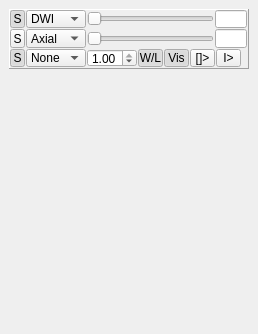
<?xml version="1.0" encoding="UTF-8"?>
<ui version="4.0">
 <class>ImageView2DPanelWithControls</class>
 <widget class="QDockWidget" name="ImageView2DPanelWithControls">
  <property name="windowModality">
   <enum>Qt::NonModal</enum>
  </property>
  <property name="enabled">
   <bool>true</bool>
  </property>
  <property name="geometry">
   <rect>
    <x>0</x>
    <y>0</y>
    <width>258</width>
    <height>334</height>
   </rect>
  </property>
  <property name="sizePolicy">
   <sizepolicy hsizetype="Preferred" vsizetype="Preferred">
    <horstretch>0</horstretch>
    <verstretch>0</verstretch>
   </sizepolicy>
  </property>
  <property name="contextMenuPolicy">
   <enum>Qt::CustomContextMenu</enum>
  </property>
  <property name="autoFillBackground">
   <bool>false</bool>
  </property>
  <property name="features">
   <set>QDockWidget::AllDockWidgetFeatures</set>
  </property>
  <property name="windowTitle">
   <string>2D View</string>
  </property>
  <widget class="QWidget" name="dockWidgetContents">
   <layout class="QVBoxLayout" name="verticalLayout">
    <item>
     <widget class="QFrame" name="frame">
      <property name="enabled">
       <bool>true</bool>
      </property>
      <property name="sizePolicy">
       <sizepolicy hsizetype="Preferred" vsizetype="Fixed">
        <horstretch>1</horstretch>
        <verstretch>0</verstretch>
       </sizepolicy>
      </property>
      <property name="maximumSize">
       <size>
        <width>16777215</width>
        <height>60</height>
       </size>
      </property>
      <property name="font">
       <font>
        <weight>50</weight>
        <italic>false</italic>
        <bold>false</bold>
        <underline>false</underline>
        <strikeout>false</strikeout>
       </font>
      </property>
      <property name="locale">
       <locale language="English" country="UnitedStates"/>
      </property>
      <property name="frameShape">
       <enum>QFrame::Panel</enum>
      </property>
      <property name="frameShadow">
       <enum>QFrame::Raised</enum>
      </property>
      <property name="lineWidth">
       <number>1</number>
      </property>
      <layout class="QVBoxLayout" name="verticalLayout_2">
       <property name="spacing">
        <number>0</number>
       </property>
       <property name="margin">
        <number>0</number>
       </property>
       <item>
        <layout class="QHBoxLayout" name="horizontalLayout_2">
         <property name="spacing">
          <number>0</number>
         </property>
         <item>
          <layout class="QGridLayout" name="gridLayout">
           <property name="spacing">
            <number>1</number>
           </property>
           <item row="5" column="1">
            <widget class="QComboBox" name="comboBox_Interpolation">
             <property name="sizePolicy">
              <sizepolicy hsizetype="Fixed" vsizetype="Fixed">
               <horstretch>1</horstretch>
               <verstretch>0</verstretch>
              </sizepolicy>
             </property>
             <property name="maximumSize">
              <size>
               <width>60</width>
               <height>16777215</height>
              </size>
             </property>
             <property name="toolTip">
              <string>Interpolation</string>
             </property>
             <item>
              <property name="text">
               <string>None</string>
              </property>
             </item>
             <item>
              <property name="text">
               <string>Nearest Neighbour</string>
              </property>
             </item>
             <item>
              <property name="text">
               <string>Linear</string>
              </property>
             </item>
             <item>
              <property name="text">
               <string>Cubic</string>
              </property>
             </item>
            </widget>
           </item>
           <item row="5" column="2" colspan="3">
            <layout class="QHBoxLayout" name="horizontalLayout_3">
             <property name="spacing">
              <number>1</number>
             </property>
             <item>
              <widget class="QDoubleSpinBox" name="doubleSpinBox">
               <property name="sizePolicy">
                <sizepolicy hsizetype="Fixed" vsizetype="Fixed">
                 <horstretch>0</horstretch>
                 <verstretch>0</verstretch>
                </sizepolicy>
               </property>
               <property name="maximumSize">
                <size>
                 <width>50</width>
                 <height>16777215</height>
                </size>
               </property>
               <property name="toolTip">
                <string>Opacity</string>
               </property>
               <property name="maximum">
                <double>1.000000000000000</double>
               </property>
               <property name="singleStep">
                <double>0.100000000000000</double>
               </property>
               <property name="value">
                <double>1.000000000000000</double>
               </property>
              </widget>
             </item>
             <item>
              <widget class="QToolButton" name="toolButton_windowlevel_Syn">
               <property name="maximumSize">
                <size>
                 <width>25</width>
                 <height>16777215</height>
                </size>
               </property>
               <property name="toolTip">
                <string>link the window/level of the image planes</string>
               </property>
               <property name="text">
                <string>W/L</string>
               </property>
               <property name="checkable">
                <bool>true</bool>
               </property>
               <property name="checked">
                <bool>true</bool>
               </property>
              </widget>
             </item>
             <item>
              <widget class="QToolButton" name="toolButton_Visible">
               <property name="sizePolicy">
                <sizepolicy hsizetype="Expanding" vsizetype="Fixed">
                 <horstretch>1</horstretch>
                 <verstretch>0</verstretch>
                </sizepolicy>
               </property>
               <property name="maximumSize">
                <size>
                 <width>25</width>
                 <height>16777215</height>
                </size>
               </property>
               <property name="toolTip">
                <string>Imge plane visibility</string>
               </property>
               <property name="text">
                <string>Vis</string>
               </property>
               <property name="checkable">
                <bool>true</bool>
               </property>
               <property name="checked">
                <bool>true</bool>
               </property>
              </widget>
             </item>
             <item>
              <widget class="QToolButton" name="toolButton_GradientPlay">
               <property name="maximumSize">
                <size>
                 <width>25</width>
                 <height>16777215</height>
                </size>
               </property>
               <property name="toolTip">
                <string>Conponent Play</string>
               </property>
               <property name="text">
                <string>[]&gt;</string>
               </property>
              </widget>
             </item>
             <item>
              <widget class="QToolButton" name="toolButton_Play">
               <property name="sizePolicy">
                <sizepolicy hsizetype="Expanding" vsizetype="Fixed">
                 <horstretch>1</horstretch>
                 <verstretch>0</verstretch>
                </sizepolicy>
               </property>
               <property name="maximumSize">
                <size>
                 <width>25</width>
                 <height>16777215</height>
                </size>
               </property>
               <property name="toolTip">
                <string>Slice Play</string>
               </property>
               <property name="text">
                <string>I&gt;</string>
               </property>
               <property name="checkable">
                <bool>false</bool>
               </property>
              </widget>
             </item>
             <item>
              <spacer name="horizontalSpacer">
               <property name="orientation">
                <enum>Qt::Horizontal</enum>
               </property>
               <property name="sizeHint" stdset="0">
                <size>
                 <width>40</width>
                 <height>20</height>
                </size>
               </property>
              </spacer>
             </item>
            </layout>
           </item>
           <item row="2" column="1">
            <widget class="QComboBox" name="comboBox_Contents">
             <property name="sizePolicy">
              <sizepolicy hsizetype="Fixed" vsizetype="Fixed">
               <horstretch>0</horstretch>
               <verstretch>0</verstretch>
              </sizepolicy>
             </property>
             <property name="maximumSize">
              <size>
               <width>60</width>
               <height>16777215</height>
              </size>
             </property>
             <property name="toolTip">
              <string>Image Source</string>
             </property>
             <item>
              <property name="text">
               <string>DWI</string>
              </property>
             </item>
            </widget>
           </item>
           <item row="2" column="2">
            <widget class="QSlider" name="horizontalSlider_Gradient">
             <property name="sizePolicy">
              <sizepolicy hsizetype="Expanding" vsizetype="Fixed">
               <horstretch>1</horstretch>
               <verstretch>0</verstretch>
              </sizepolicy>
             </property>
             <property name="maximumSize">
              <size>
               <width>16777215</width>
               <height>16777215</height>
              </size>
             </property>
             <property name="toolTip">
              <string>Gradient</string>
             </property>
             <property name="maximum">
              <number>0</number>
             </property>
             <property name="orientation">
              <enum>Qt::Horizontal</enum>
             </property>
            </widget>
           </item>
           <item row="3" column="2">
            <widget class="QSlider" name="horizontalSlider_SliceIndex">
             <property name="sizePolicy">
              <sizepolicy hsizetype="Expanding" vsizetype="Fixed">
               <horstretch>1</horstretch>
               <verstretch>0</verstretch>
              </sizepolicy>
             </property>
             <property name="maximumSize">
              <size>
               <width>16777215</width>
               <height>16777215</height>
              </size>
             </property>
             <property name="toolTip">
              <string>Slice index</string>
             </property>
             <property name="maximum">
              <number>0</number>
             </property>
             <property name="orientation">
              <enum>Qt::Horizontal</enum>
             </property>
             <property name="tickPosition">
              <enum>QSlider::NoTicks</enum>
             </property>
            </widget>
           </item>
           <item row="3" column="1">
            <widget class="QComboBox" name="comboBox_Orientation">
             <property name="sizePolicy">
              <sizepolicy hsizetype="Fixed" vsizetype="Fixed">
               <horstretch>1</horstretch>
               <verstretch>0</verstretch>
              </sizepolicy>
             </property>
             <property name="maximumSize">
              <size>
               <width>60</width>
               <height>16777215</height>
              </size>
             </property>
             <property name="toolTip">
              <string>Orientation</string>
             </property>
             <item>
              <property name="text">
               <string>Axial</string>
              </property>
             </item>
             <item>
              <property name="text">
               <string>Sagittal</string>
              </property>
             </item>
             <item>
              <property name="text">
               <string>Coronal</string>
              </property>
             </item>
            </widget>
           </item>
           <item row="2" column="3">
            <widget class="QLineEdit" name="lineEdit_Gradient">
             <property name="sizePolicy">
              <sizepolicy hsizetype="Fixed" vsizetype="Fixed">
               <horstretch>0</horstretch>
               <verstretch>0</verstretch>
              </sizepolicy>
             </property>
             <property name="maximumSize">
              <size>
               <width>32</width>
               <height>16777215</height>
              </size>
             </property>
             <property name="toolTip">
              <string>Gradient Index</string>
             </property>
             <property name="readOnly">
              <bool>true</bool>
             </property>
            </widget>
           </item>
           <item row="3" column="3">
            <widget class="QLineEdit" name="lineEdit_SliceIndex">
             <property name="sizePolicy">
              <sizepolicy hsizetype="Fixed" vsizetype="Fixed">
               <horstretch>1</horstretch>
               <verstretch>0</verstretch>
              </sizepolicy>
             </property>
             <property name="maximumSize">
              <size>
               <width>32</width>
               <height>16777215</height>
              </size>
             </property>
             <property name="toolTip">
              <string>Slice Index</string>
             </property>
             <property name="readOnly">
              <bool>true</bool>
             </property>
            </widget>
           </item>
           <item row="2" column="0">
            <widget class="QToolButton" name="toolButton_content_Syn">
             <property name="maximumSize">
              <size>
               <width>15</width>
               <height>16777215</height>
              </size>
             </property>
             <property name="toolTip">
              <string>Link the contents and conponent nuumbers of the image planes</string>
             </property>
             <property name="text">
              <string>S</string>
             </property>
             <property name="checkable">
              <bool>true</bool>
             </property>
             <property name="checked">
              <bool>true</bool>
             </property>
             <property name="autoRaise">
              <bool>false</bool>
             </property>
            </widget>
           </item>
           <item row="3" column="0">
            <widget class="QToolButton" name="toolButton_orientation_Syn">
             <property name="maximumSize">
              <size>
               <width>15</width>
               <height>16777215</height>
              </size>
             </property>
             <property name="toolTip">
              <string>Link the orientation of the image planes</string>
             </property>
             <property name="text">
              <string>S</string>
             </property>
             <property name="checkable">
              <bool>true</bool>
             </property>
            </widget>
           </item>
           <item row="5" column="0">
            <widget class="QToolButton" name="toolButton_interpolation_Syn">
             <property name="maximumSize">
              <size>
               <width>15</width>
               <height>16777215</height>
              </size>
             </property>
             <property name="toolTip">
              <string>link the interpolation of the image planes</string>
             </property>
             <property name="text">
              <string>S</string>
             </property>
             <property name="checkable">
              <bool>true</bool>
             </property>
             <property name="checked">
              <bool>true</bool>
             </property>
            </widget>
           </item>
          </layout>
         </item>
        </layout>
       </item>
      </layout>
     </widget>
    </item>
    <item>
     <widget class="QVTKWidget" name="qvtkWidget" native="true">
      <property name="toolTip">
       <string>2D Image</string>
      </property>
     </widget>
    </item>
   </layout>
  </widget>
 </widget>
 <customwidgets>
  <customwidget>
   <class>QVTKWidget</class>
   <extends>QWidget</extends>
   <header>QVTKWidget.h</header>
  </customwidget>
 </customwidgets>
 <resources/>
 <connections/>
</ui>
